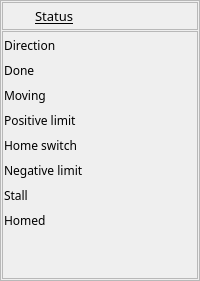
      <widget class="QFrame" name="frame_10">
       <property name="frameShape">
        <enum>QFrame::StyledPanel</enum>
       </property>
       <property name="frameShadow">
        <enum>QFrame::Raised</enum>
       </property>
       <layout class="QVBoxLayout" name="verticalLayout_15">
        <property name="spacing">
         <number>1</number>
        </property>
        <property name="margin">
         <number>1</number>
        </property>
        <item>
         <widget class="QFrame" name="frame_11">
          <property name="sizePolicy">
           <sizepolicy hsizetype="Preferred" vsizetype="Fixed">
            <horstretch>0</horstretch>
            <verstretch>0</verstretch>
           </sizepolicy>
          </property>
          <property name="minimumSize">
           <size>
            <width>0</width>
            <height>24</height>
           </size>
          </property>
          <property name="frameShape">
           <enum>QFrame::StyledPanel</enum>
          </property>
          <property name="frameShadow">
           <enum>QFrame::Raised</enum>
          </property>
          <layout class="QVBoxLayout" name="verticalLayout_18">
           <property name="spacing">
            <number>1</number>
           </property>
           <property name="margin">
            <number>1</number>
           </property>
           <item>
            <layout class="QHBoxLayout" name="horizontalLayout_26">
             <property name="spacing">
              <number>1</number>
             </property>
             <item>
              <widget class="QLabel" name="label_37">
               <property name="sizePolicy">
                <sizepolicy hsizetype="Fixed" vsizetype="Fixed">
                 <horstretch>0</horstretch>
                 <verstretch>0</verstretch>
                </sizepolicy>
               </property>
               <property name="minimumSize">
                <size>
                 <width>90</width>
                 <height>24</height>
                </size>
               </property>
               <property name="font">
                <font>
                 <family>Abyssinica SIL</family>
                 <pointsize>10</pointsize>
                 <underline>true</underline>
                </font>
               </property>
               <property name="text">
                <string>Status</string>
               </property>
              </widget>
             </item>
             <item>
              <spacer name="horizontalSpacer_7">
               <property name="orientation">
                <enum>Qt::Horizontal</enum>
               </property>
               <property name="sizeType">
                <enum>QSizePolicy::Fixed</enum>
               </property>
               <property name="sizeHint" stdset="0">
                <size>
                 <width>40</width>
                 <height>24</height>
                </size>
               </property>
              </spacer>
             </item>
            </layout>
           </item>
          </layout>
         </widget>
        </item>
        <item>
         <widget class="QFrame" name="frame_12">
          <property name="frameShape">
           <enum>QFrame::StyledPanel</enum>
          </property>
          <property name="frameShadow">
           <enum>QFrame::Raised</enum>
          </property>
          <layout class="QVBoxLayout" name="verticalLayout_16">
           <property name="spacing">
            <number>1</number>
           </property>
           <property name="margin">
            <number>1</number>
           </property>
           <item>
            <layout class="QVBoxLayout" name="verticalLayout_19" stretch="2,2,2,2,2,2,2,2">
             <property name="spacing">
              <number>1</number>
             </property>
             <item>
              <layout class="QHBoxLayout" name="horizontalLayout_12">
               <property name="spacing">
                <number>1</number>
               </property>
               <item>
                <widget class="QLabel" name="label_24">
                 <property name="sizePolicy">
                  <sizepolicy hsizetype="Fixed" vsizetype="Fixed">
                   <horstretch>0</horstretch>
                   <verstretch>0</verstretch>
                  </sizepolicy>
                 </property>
                 <property name="minimumSize">
                  <size>
                   <width>90</width>
                   <height>24</height>
                  </size>
                 </property>
                 <property name="font">
                  <font>
                   <family>Abyssinica SIL</family>
                   <pointsize>9</pointsize>
                  </font>
                 </property>
                 <property name="text">
                  <string>Direction</string>
                 </property>
                </widget>
               </item>
               <item>
                <widget class="QEBitStatus" name="qebitstatus">
                 <property name="numberOfBits">
                  <number>1</number>
                 </property>
                 <property name="variable" stdset="0">
                  <string>$(DMC)$(M).MSTA</string>
                 </property>
                </widget>
               </item>
              </layout>
             </item>
             <item>
              <layout class="QHBoxLayout" name="horizontalLayout_13">
               <property name="spacing">
                <number>1</number>
               </property>
               <item>
                <widget class="QLabel" name="label_25">
                 <property name="sizePolicy">
                  <sizepolicy hsizetype="Fixed" vsizetype="Fixed">
                   <horstretch>0</horstretch>
                   <verstretch>0</verstretch>
                  </sizepolicy>
                 </property>
                 <property name="minimumSize">
                  <size>
                   <width>90</width>
                   <height>24</height>
                  </size>
                 </property>
                 <property name="font">
                  <font>
                   <family>Abyssinica SIL</family>
                   <pointsize>9</pointsize>
                  </font>
                 </property>
                 <property name="text">
                  <string>Done</string>
                 </property>
                </widget>
               </item>
               <item>
                <widget class="QEBitStatus" name="qebitstatus_2">
                 <property name="numberOfBits">
                  <number>1</number>
                 </property>
                 <property name="shift">
                  <number>1</number>
                 </property>
                 <property name="variable" stdset="0">
                  <string>$(DMC)$(M).MSTA</string>
                 </property>
                </widget>
               </item>
              </layout>
             </item>
             <item>
              <layout class="QHBoxLayout" name="horizontalLayout_27">
               <property name="spacing">
                <number>1</number>
               </property>
               <item>
                <widget class="QLabel" name="label_38">
                 <property name="sizePolicy">
                  <sizepolicy hsizetype="Fixed" vsizetype="Fixed">
                   <horstretch>0</horstretch>
                   <verstretch>0</verstretch>
                  </sizepolicy>
                 </property>
                 <property name="minimumSize">
                  <size>
                   <width>90</width>
                   <height>24</height>
                  </size>
                 </property>
                 <property name="font">
                  <font>
                   <family>Abyssinica SIL</family>
                   <pointsize>9</pointsize>
                  </font>
                 </property>
                 <property name="text">
                  <string>Moving</string>
                 </property>
                </widget>
               </item>
               <item>
                <widget class="QEBitStatus" name="qebitstatus_3">
                 <property name="numberOfBits">
                  <number>1</number>
                 </property>
                 <property name="shift">
                  <number>10</number>
                 </property>
                 <property name="variable" stdset="0">
                  <string>$(DMC)$(M).MSTA</string>
                 </property>
                </widget>
               </item>
              </layout>
             </item>
             <item>
              <layout class="QHBoxLayout" name="horizontalLayout_14">
               <property name="spacing">
                <number>1</number>
               </property>
               <item>
                <widget class="QLabel" name="label_26">
                 <property name="sizePolicy">
                  <sizepolicy hsizetype="Fixed" vsizetype="Fixed">
                   <horstretch>0</horstretch>
                   <verstretch>0</verstretch>
                  </sizepolicy>
                 </property>
                 <property name="minimumSize">
                  <size>
                   <width>90</width>
                   <height>24</height>
                  </size>
                 </property>
                 <property name="font">
                  <font>
                   <family>Abyssinica SIL</family>
                   <pointsize>9</pointsize>
                  </font>
                 </property>
                 <property name="text">
                  <string>Positive limit</string>
                 </property>
                </widget>
               </item>
               <item>
                <widget class="QEBitStatus" name="qebitstatus_4">
                 <property name="numberOfBits">
                  <number>1</number>
                 </property>
                 <property name="shift">
                  <number>2</number>
                 </property>
                 <property name="variable" stdset="0">
                  <string>$(DMC)$(M).MSTA</string>
                 </property>
                </widget>
               </item>
              </layout>
             </item>
             <item>
              <layout class="QHBoxLayout" name="horizontalLayout_15">
               <property name="spacing">
                <number>1</number>
               </property>
               <item>
                <widget class="QLabel" name="label_28">
                 <property name="sizePolicy">
                  <sizepolicy hsizetype="Fixed" vsizetype="Fixed">
                   <horstretch>0</horstretch>
                   <verstretch>0</verstretch>
                  </sizepolicy>
                 </property>
                 <property name="minimumSize">
                  <size>
                   <width>90</width>
                   <height>24</height>
                  </size>
                 </property>
                 <property name="font">
                  <font>
                   <family>Abyssinica SIL</family>
                   <pointsize>9</pointsize>
                  </font>
                 </property>
                 <property name="text">
                  <string>Home switch</string>
                 </property>
                </widget>
               </item>
               <item>
                <widget class="QEBitStatus" name="qebitstatus_5">
                 <property name="numberOfBits">
                  <number>1</number>
                 </property>
                 <property name="shift">
                  <number>3</number>
                 </property>
                 <property name="variable" stdset="0">
                  <string>$(DMC)$(M).MSTA</string>
                 </property>
                </widget>
               </item>
              </layout>
             </item>
             <item>
              <layout class="QHBoxLayout" name="horizontalLayout_16">
               <property name="spacing">
                <number>1</number>
               </property>
               <item>
                <widget class="QLabel" name="label_27">
                 <property name="sizePolicy">
                  <sizepolicy hsizetype="Fixed" vsizetype="Fixed">
                   <horstretch>0</horstretch>
                   <verstretch>0</verstretch>
                  </sizepolicy>
                 </property>
                 <property name="minimumSize">
                  <size>
                   <width>90</width>
                   <height>24</height>
                  </size>
                 </property>
                 <property name="font">
                  <font>
                   <family>Abyssinica SIL</family>
                   <pointsize>9</pointsize>
                  </font>
                 </property>
                 <property name="text">
                  <string>Negative limit</string>
                 </property>
                </widget>
               </item>
               <item>
                <widget class="QEBitStatus" name="qebitstatus_6">
                 <property name="numberOfBits">
                  <number>1</number>
                 </property>
                 <property name="shift">
                  <number>13</number>
                 </property>
                 <property name="variable" stdset="0">
                  <string>$(DMC)$(M).MSTA</string>
                 </property>
                </widget>
               </item>
              </layout>
             </item>
             <item>
              <layout class="QHBoxLayout" name="horizontalLayout_19">
               <property name="spacing">
                <number>1</number>
               </property>
               <item>
                <widget class="QLabel" name="label_39">
                 <property name="sizePolicy">
                  <sizepolicy hsizetype="Fixed" vsizetype="Fixed">
                   <horstretch>0</horstretch>
                   <verstretch>0</verstretch>
                  </sizepolicy>
                 </property>
                 <property name="minimumSize">
                  <size>
                   <width>90</width>
                   <height>24</height>
                  </size>
                 </property>
                 <property name="font">
                  <font>
                   <family>Abyssinica SIL</family>
                   <pointsize>9</pointsize>
                  </font>
                 </property>
                 <property name="text">
                  <string>Stall</string>
                 </property>
                </widget>
               </item>
               <item>
                <widget class="QEBitStatus" name="qebitstatus_9">
                 <property name="numberOfBits">
                  <number>1</number>
                 </property>
                 <property name="shift">
                  <number>4</number>
                 </property>
                 <property name="variable" stdset="0">
                  <string>$(DMC)$(M).MSTA</string>
                 </property>
                </widget>
               </item>
              </layout>
             </item>
             <item>
              <layout class="QHBoxLayout" name="horizontalLayout_22">
               <property name="spacing">
                <number>1</number>
               </property>
               <item>
                <widget class="QLabel" name="label_41">
                 <property name="sizePolicy">
                  <sizepolicy hsizetype="Fixed" vsizetype="Fixed">
                   <horstretch>0</horstretch>
                   <verstretch>0</verstretch>
                  </sizepolicy>
                 </property>
                 <property name="minimumSize">
                  <size>
                   <width>90</width>
                   <height>24</height>
                  </size>
                 </property>
                 <property name="font">
                  <font>
                   <family>Abyssinica SIL</family>
                   <pointsize>9</pointsize>
                  </font>
                 </property>
                 <property name="text">
                  <string>Homed</string>
                 </property>
                </widget>
               </item>
               <item>
                <widget class="QEBitStatus" name="qebitstatus_10">
                 <property name="numberOfBits">
                  <number>1</number>
                 </property>
                 <property name="shift">
                  <number>14</number>
                 </property>
                 <property name="variable" stdset="0">
                  <string>$(DMC)$(M).MSTA</string>
                 </property>
                </widget>
               </item>
              </layout>
             </item>
            </layout>
           </item>
           <item>
            <spacer name="verticalSpacer">
             <property name="orientation">
              <enum>Qt::Vertical</enum>
             </property>
             <property name="sizeHint" stdset="0">
              <size>
               <width>20</width>
               <height>45</height>
              </size>
             </property>
            </spacer>
           </item>
          </layout>
         </widget>
        </item>
       </layout>
      </widget>
